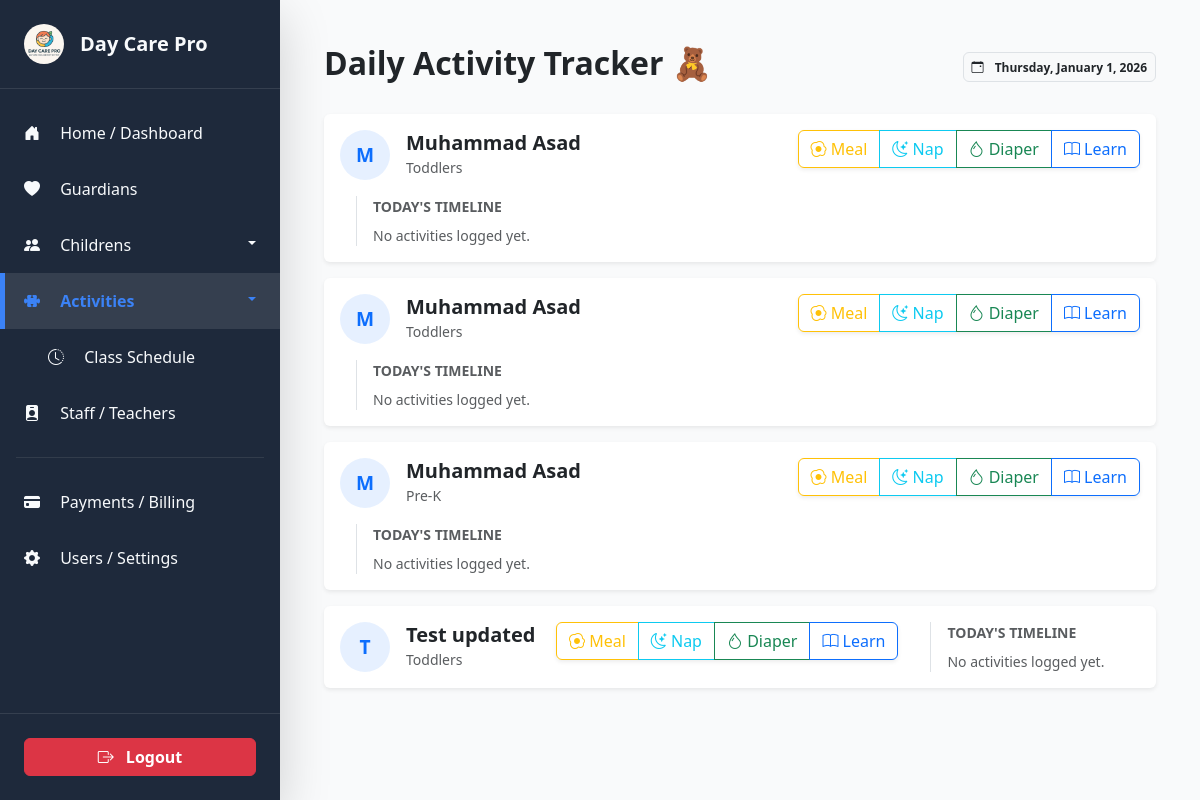
/activities/ (signed in), run on the app's committed database.
### children/models.py (models this page shows, shortened)
class Child(models.Model):
    GENDER_CHOICES = [
        ('Male', 'Male'),
        ('Female', 'Female'),
        ('Other', 'Other'),
    ]
    CLASS_CHOICES = [
        ('Infants', 'Infants'),
        ('Toddlers', 'Toddlers'),
        ('Pre-K', 'Pre-K'),
    ]
    STATUS_CHOICES = [
        ('Active', 'Active'),
        ('Pending', 'Pending'),
        ('Left', 'Left'),
    ]
    default_daily_rate = models.DecimalField(max_digits=6, decimal_places=2, default=0.00, help_text="Standard daily charge for this student")
    guardian = models.ForeignKey(Guardian, on_delete=models.CASCADE, related_name='children')
    full_name = models.CharField(max_length=100)
    dob = models.DateField(verbose_name="Date of Birth")
    gender = models.CharField(max_length=10, choices=GENDER_CHOICES)
    enrollment_class = models.CharField(max_length=20, choices=CLASS_CHOICES)
    start_date = models.DateField(default=timezone.now)
    photo = models.ImageField(upload_to='children/', blank=True, null=True)
    status = models.CharField(max_length=10, choices=STATUS_CHOICES, default='Active')

### activities/views.py (the view)
# urls.py: path('', views.activity_tracker, name='tracker'),
@login_required
def activity_tracker(request):
    today = timezone.now().date()
    children = Child.objects.filter(status='Active').order_by('full_name')
    child_data = []
    for child in children:
        activities = DailyActivity.objects.filter(child=child, date=today).order_by('time')
        child_data.append({
            'info': child,
            'activities': activities
        })
    context = {
        'child_data': child_data,
        'today': today
    }
    return render(request, 'activities/activity_tracker.html', context)

### templates/activities/activity_tracker.html (shortened to what this page needs)
{% extends "base.html" %}
{% load static %}
{% block content %}
<div class="container-fluid py-4">
    <div class="d-flex justify-content-between align-items-center mb-4">
        <h2 class="fw-bold">Daily Activity Tracker 🧸</h2>
        <span class="badge bg-light text-dark border p-2">
            <i class="bi bi-calendar-event me-2"></i> {% now "l, F j, Y" %}
        </span>
    </div>
    <div class="row g-3">
        {% for item in child_data %}
        <div class="col-12">
            <div class="card shadow-sm border-0">
                <div class="card-body d-flex align-items-start justify-content-between flex-wrap gap-3">
                    <div class="d-flex align-items-center" style="min-width: 200px;">
                        <div class="bg-primary bg-opacity-10 text-primary rounded-circle d-flex align-items-center justify-content-center fw-bold me-3" style="width: 50px; height: 50px; font-size: 1.2rem;">
                            {{ item.info.full_name|slice:":1" }}
                        </div>
                        <div>
                            <h5 class="fw-bold mb-0">{{ item.info.full_name }}</h5>
                            <small class="text-muted">{{ item.info.enrollment_class }}</small>
                        </div>
                    </div>
                    <div class="btn-group shadow-sm">
                        <button class="btn btn-outline-warning" onclick="openModal('{{ item.info.id }}', 'MEAL', 'Meal/Snack')">
                            <i class="bi bi-egg-fried"></i> Meal
                        </button>
                        <button class="btn btn-outline-info" onclick="openModal('{{ item.info.id }}', 'NAP', 'Nap')">
                            <i class="bi bi-moon-stars"></i> Nap
                        </button>
                        <button class="btn btn-outline-success" onclick="openModal('{{ item.info.id }}', 'DIAPER', 'Diaper')">
                            <i class="bi bi-droplet"></i> Diaper
                        </button>
                        <button class="btn btn-outline-primary" onclick="openModal('{{ item.info.id }}', 'LEARNING', 'Learning')">
                            <i class="bi bi-book"></i> Learn
                        </button>
                    </div>
                    <div class="flex-grow-1 border-start ps-3 ms-3">
                        <small class="text-muted text-uppercase fw-bold mb-2 d-block">Today's Timeline</small>
                        <div class="d-flex gap-2 flex-wrap">
                            {% for act in item.activities %}
                            <div class="badge bg-light text-dark border p-2 text-start fw-normal" style="min-width: 120px;">
                                <div class="fw-bold text-primary">
                                    <i class="bi bi-clock"></i> {{ act.time|time:"H:i" }}
                                </div>
                                <div>{{ act.title }}</div>
                                <small class="text-muted" style="font-size: 0.7em;">{{ act.description|truncatechars:15 }}</small>
                            </div>
                            {% empty %}
                            <span class="text-muted small">No activities logged yet.</span>
                            {% endfor %}
                        </div>
                    </div>
                </div>
            </div>
        </div>
        {% empty %}
        <div class="col-12 text-center py-5 text-muted">No active students found.</div>
        {% endfor %}
    </div>
</div>
{% endblock %}

### templates/base.html (style rules this page uses)
:root { --sidebar-width: 280px; --sidebar-bg: #1e293b; --sidebar-color: #f8fafc; --primary-color: #3b82f6; --danger-color: #dc3545; }

### data on the page
Child: info.full_name "M", info.full_name "Muhammad Asad", info.enrollment_class "Toddlers"
Child: info.full_name "M", info.full_name "Muhammad Asad", info.enrollment_class "Toddlers"
Child: info.full_name "M", info.full_name "Muhammad Asad", info.enrollment_class "Pre-K"
Child: info.full_name "T", info.full_name "Test updated", info.enrollment_class "Toddlers"
